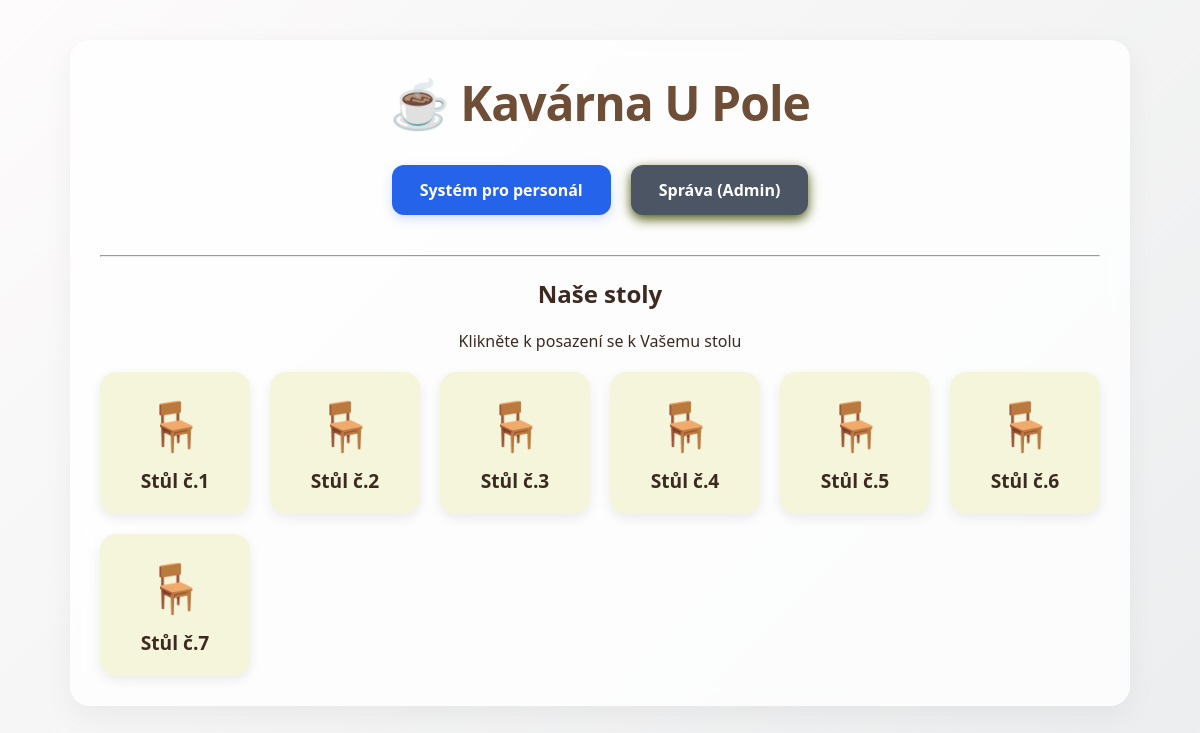
The page / on the database its author committed.
### OrderSystem/models.py (models this page shows, shortened)
class Table(models.Model):
    class Meta:
        verbose_name = "Stůl"
        verbose_name_plural = "Stoly"
    table_name = models.CharField(
        max_length=100,
        verbose_name="Název/Číslo stolu",
        unique=True
    )

### OrderSystem/views.py (the view)
# urls.py: path('', LandingPageView.as_view(), name='landing_page'),
class LandingPageView(ListView):
    model = Table
    template_name = 'LandingPage.html'
    context_object_name = 'tables'

### templates/LandingPage.html (shortened to what this page needs)
<!DOCTYPE html>
<html lang="cs">
<head>
    {% load static %}
    <link rel="stylesheet" href="{% static 'main_page.css' %}">
</head>
<body>
<div class="hub-container">
    <div class="brand">☕ Kavárna U Pole</div>
    <div class="nav-buttons">
        <a href="{% url 'orders_dashboard' %}" class="btn-nav">Systém pro personál</a>
        <a href="{% url 'admin:index' %}" class="btn-nav btn-admin">Správa (Admin)</a>
    </div>
    <hr>
    <h2>Naše stoly</h2>
    <p>Klikněte k posazení se k Vašemu stolu</p>
    <div class="table-grid">
        {% for table in tables %}
        <a href="{% url 'table' table.id %}" class="table-card">
            <div class="table-icon">🪑</div>
            <div class="table-name">{{ table.table_name }}</div>
        </a>
        {% empty %}
        <p>Aktuálně nemáme v systému žádné stoly.</p>
        {% endfor %}
    </div>
</div>
</body>
</html>

### static/main_page.css (style rules this page uses)
:root { --cafe-brown: #6f4e37; --cafe-dark: #3c2a21; --cafe-light: #f5f5dc; --accent-blue: #2563eb; --accent-gray: #4b5563; --white: #ffffff; --bg-gradient: linear-gradient(135deg, #fdfbfb 0%, #ebedee 100%); }
body { font-family: 'Segoe UI', Roboto, Helvetica, Arial, sans-serif; background: var(--bg-gradient); color: var(--cafe-dark); margin: 0; min-height: 100vh; }
.hub-container { max-width: 1000px; margin: 40px auto; padding: 30px; background-color: rgba(255, 255, 255, 0.8); backdrop-filter: blur(10px); border-radius: 20px; box-shadow: 0 10px 30px rgba(0, 0, 0, 0.05); text-align: center; }
.brand { font-size: 3rem; font-weight: 800; color: var(--cafe-brown); margin-bottom: 30px; letter-spacing: -1px; }
.nav-buttons { display: flex; justify-content: center; gap: 20px; margin-bottom: 40px; }
.btn-nav { display: inline-block; padding: 14px 28px; background-color: var(--accent-blue); color: var(--white); text-decoration: none; border-radius: 12px; font-weight: 600; transition: all 0.3s ease; box-shadow: 0 4px 12px rgba(37, 99, 235, 0.2); }
.btn-admin { background-color: var(--accent-gray); box-shadow: 0 4px 12px rgba(75, 85, 9) }
.table-grid { display: grid; grid-template-columns: repeat(auto-fit, minmax(140px, 1fr)); gap: 20px; margin-top: 20px; }
.table-card { background-color: var(--cafe-light); border-radius: 16px; padding: 20px; text-decoration: none; color: var(--cafe-dark); display: flex; flex-direction: column; align-items: center; justify-content: center; transition: transform 0.3s ease, box-shadow 0.3s ease; box-shadow: 0 4px 12px rgba(0, 0, 0, 0.08); }
.table-icon { font-size: 3rem; margin-bottom: 10px; }
.table-name { font-size: 1.2rem; font-weight: 600; }

### rows shown on the page
Table: table_name "Stůl č.1"
Table: table_name "Stůl č.2"
Table: table_name "Stůl č.3"
Table: table_name "Stůl č.4"
Table: table_name "Stůl č.5"
Table: table_name "Stůl č.6"
Table: table_name "Stůl č.7"
